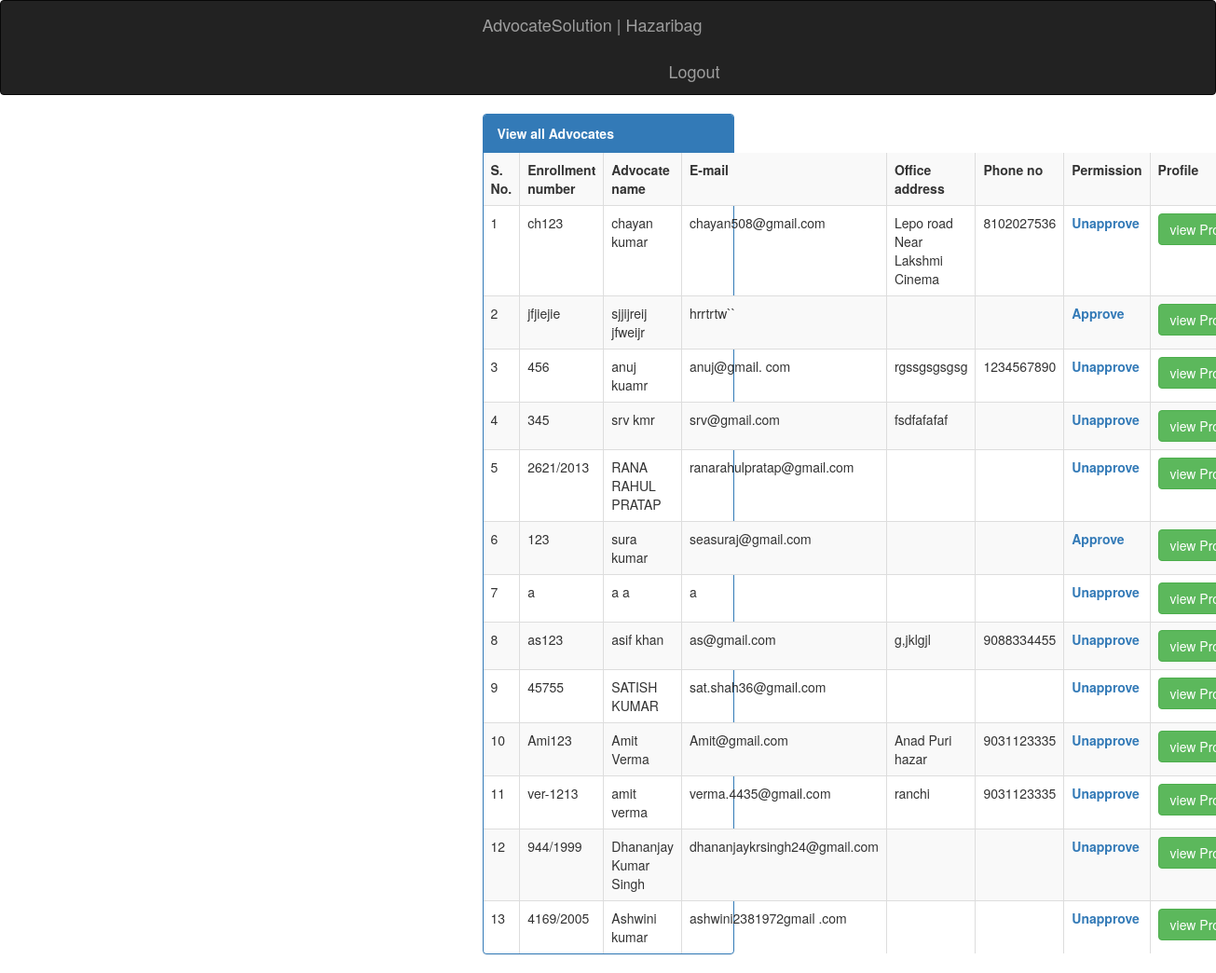
The app's page /--admin--/admin.php (signed in) with its own data.
### tables this page shows
CREATE TABLE `advo_login` (
  `advo_id` int(10) NOT NULL,
  `advo_user` varchar(30) NOT NULL,
  `advo_password` varchar(30) NOT NULL,
  `permission` tinyint(1) NOT NULL
);

CREATE TABLE `advo_details` (
  `advo_id` int(30) NOT NULL,
  `user_id` int(20) NOT NULL,
  `enrollment_no` varchar(40) NOT NULL,
  `first_name` varchar(40) NOT NULL,
  `last_name` varchar(40) NOT NULL,
  `dob` varchar(40) NOT NULL,
  `email` varchar(60) NOT NULL,
  `gender` varchar(10) NOT NULL
);

CREATE TABLE `advo_profile` (
  `profile_id` int(30) NOT NULL,
  `advo_id` int(30) NOT NULL,
  `professional_area` varchar(40) NOT NULL,
  `date_joining` date NOT NULL,
  `experience` varchar(40) NOT NULL,
  `phone_no` varchar(40) NOT NULL,
  `office_address` varchar(500) NOT NULL,
  `residential_address` varchar(500) NOT NULL,
  `profile_photo` text NOT NULL
);

### --admin--/admin.php (the view, shortened to what this page needs)
<?php
include("../includes/database.php");
?>
<!doctype html>
<?php include('../includes/header.php'); ?>
<body>
<nav class="navbar navbar-inverse">
	<div class="container">
      <a class="navbar-brand" href="#">AdvocateSolution | Hazaribag</a>
       <a class="navbar-brand pull-right" href="logout.php">Logout</a>
    </div>
</nav>
<div class="container">
    <div class="panel panel-primary">
    <div class="panel-heading"><strong>View all Advocates</strong></div>
	<table class="table table-striped table-bordered table-hover table-responsive">
    	<tr>
        	<th>S. No.</th>
            <th>Enrollment number</th>
            <th>Advocate name</th>
            <th>E-mail</th>
            <th>Office address</th>
            <th>Phone no</th>
            <th>Permission</th>
            <th>Profile</th>
        </tr>
        <?php
		$si=0;
		 $sql_permission="select advo_id,permission from advo_login";
         $result_permission=mysqli_query($con,$sql_permission);
         while($row_permission=mysqli_fetch_array($result_permission))
		 {
	     $advo_id=$row_permission['advo_id'];
         $permission=$row_permission['permission'];
		$sql="select * from advo_details where advo_id='$advo_id' ";
		$result=mysqli_query($con,$sql);
		while($row=mysqli_fetch_array($result))
		{
			$enrollment_no=$row['enrollment_no'];
			$first_name=$row['first_name'];
			$last_name=$row['last_name'];
			$email=$row['email'];
			$sql_profile="select profile_photo,office_address,phone_no from advo_profile where advo_id='$advo_id'";
         $result_profile=mysqli_query($con,$sql_profile);
         while($row_profile=mysqli_fetch_array($result_profile))
		 {
			$phone_no=$row_profile['phone_no'];
			$office_address=$row_profile['office_address'];
		 }
		}
		$si=$si+1;
		?>
		 <tr>
        	<td><?php echo$si ?></td>
            <td><?php echo $enrollment_no;?></td>
            <td><?php echo $first_name. ' '.$last_name;?></td>
            <td><?php echo $email; ?></td>
            <td><?php echo $office_address ?></td>
            <td><?php echo $phone_no ?></td>
            <td><?php
				if($permission==1)
				{
					?><a href="permission.php?approve=false&advo_id=<?php echo$advo_id?>"><b>Unapprove</b></a><?php
				}
				else
				{
				?>	<a href="permission.php?approve=true&advo_id=<?php echo$advo_id?>"><b>Approve</b></a><?php
				}
			?></td>
            <td><a href="view_profile.php?advo_id=<?php echo $advo_id ?>" class="btn btn-success"> view Profile</a></td>
        </tr>
		<?php
		}
        ?>
    </table>
       </div>
</div>
</body>
</html>

### style/style.css (style rules this page uses)
* { margin:0; padding:0; }
.container { position: relative; z-index: 1; max-width: 300px; margin: 0 auto; }
.container:before, .container:after { content: ""; display: block; clear: both; }

### records on screen
advo_login: advo_details.enrollment_no "ch123", advo_details.first_name "chayan", advo_details.last_name "kumar", advo_details.email "chayan508@gmail.com", advo_profile.office_address "Lepo road Near Lakshmi Cinema", advo_profile.phone_no "8102027536"
advo_login: advo_details.enrollment_no "jfjiejie", advo_details.first_name "sjjijreij", advo_details.last_name "jfweijr", advo_details.email "hrrtrtw``"
advo_login: advo_details.enrollment_no "456", advo_details.first_name "anuj", advo_details.last_name "kuamr", advo_details.email "anuj@gmail. com", advo_profile.office_address "rgssgsgsgsg", advo_profile.phone_no "1234567890"
advo_login: advo_details.enrollment_no "345", advo_details.first_name "srv", advo_details.last_name "kmr", advo_details.email "srv@gmail.com", advo_profile.office_address "fsdfafafaf"
advo_login: advo_details.enrollment_no "2621/2013", advo_details.first_name "RANA RAHUL", advo_details.last_name "PRATAP", advo_details.email "ranarahulpratap@gmail.com"
advo_login: advo_details.enrollment_no "123", advo_details.first_name "sura", advo_details.last_name "kumar", advo_details.email "seasuraj@gmail.com"
advo_login: advo_details.enrollment_no "a", advo_details.first_name "a", advo_details.last_name "a", advo_details.email "a"
advo_login: advo_details.enrollment_no "as123", advo_details.first_name "asif", advo_details.last_name "khan", advo_details.email "as@gmail.com", advo_profile.office_address "g,jklgjl", advo_profile.phone_no "9088334455"
advo_login: advo_details.enrollment_no "45755", advo_details.first_name "SATISH", advo_details.last_name "KUMAR", advo_details.email "sat.shah36@gmail.com"
advo_login: advo_details.enrollment_no "Ami123", advo_details.first_name "Amit", advo_details.last_name "Verma", advo_details.email "Amit@gmail.com", advo_profile.office_address "Anad Puri hazar", advo_profile.phone_no "9031123335"
advo_login: advo_details.enrollment_no "ver-1213", advo_details.first_name "amit", advo_details.last_name "verma", advo_details.email "verma.4435@gmail.com", advo_profile.office_address "ranchi", advo_profile.phone_no "9031123335"
advo_login: advo_details.enrollment_no "944/1999", advo_details.first_name "Dhananjay Kumar", advo_details.last_name "Singh", advo_details.email "dhananjaykrsingh24@gmail.com"
advo_login: advo_details.enrollment_no "4169/2005", advo_details.first_name "Ashwini", advo_details.last_name "kumar", advo_details.email "ashwini2381972gmail .com"
